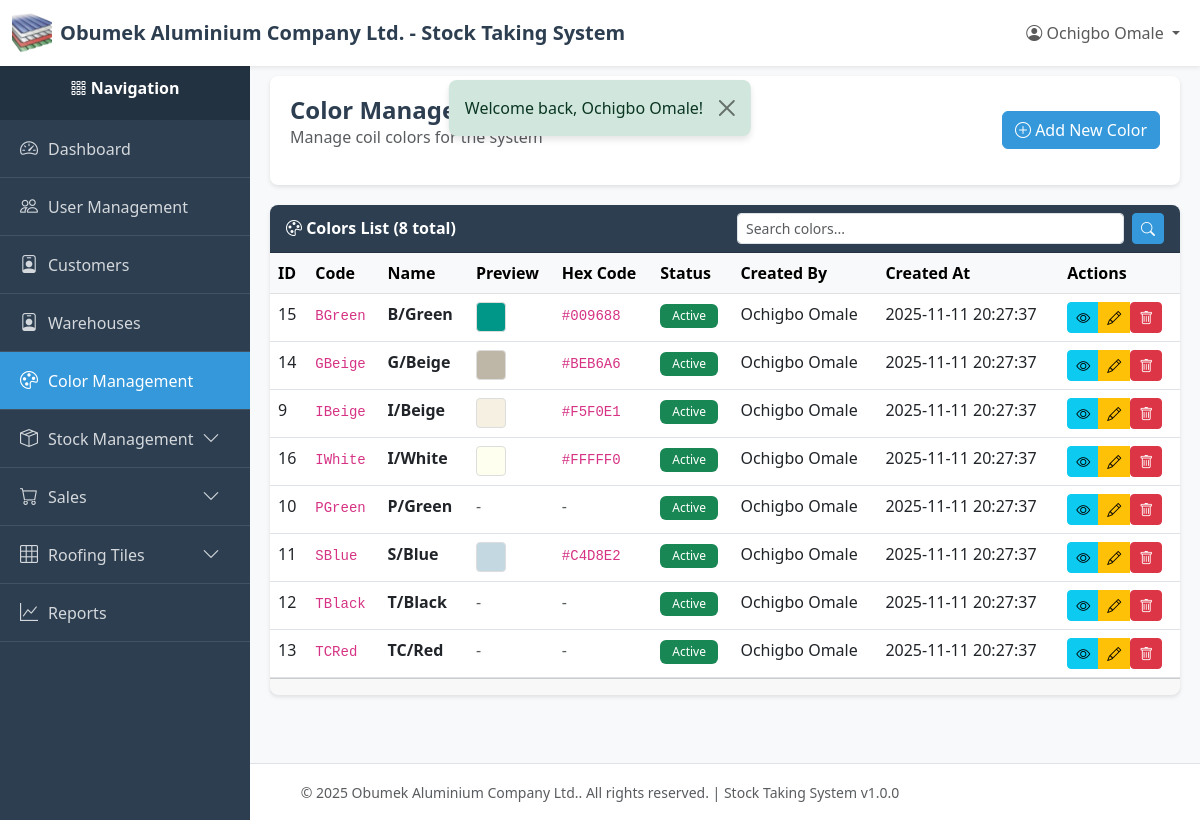
The page /index.php?page=colors (signed in) on the database as committed earlier.
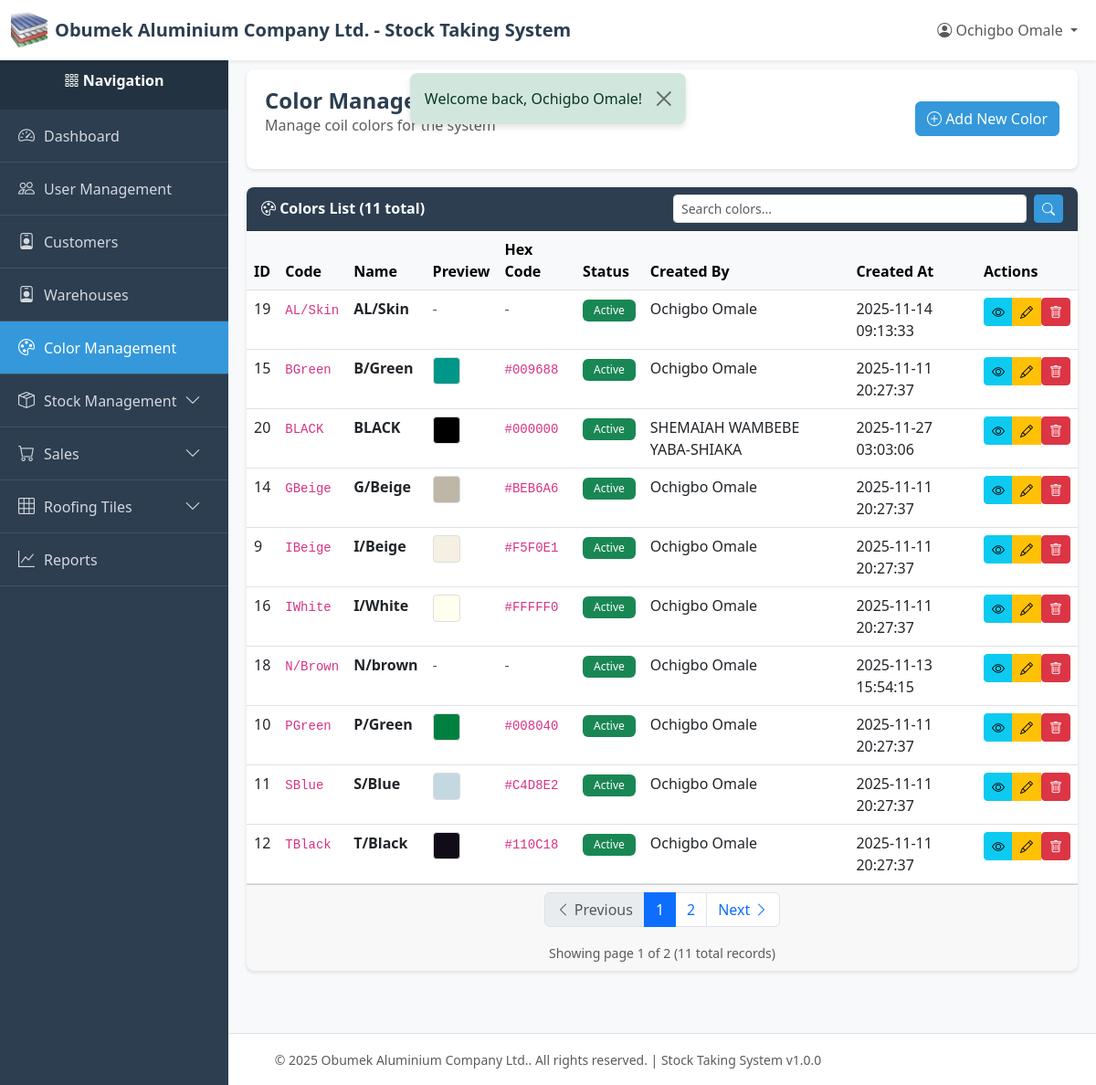
The same page on the database as committed later.
### tables this page shows
CREATE TABLE `colors` (
  `id` int(11) NOT NULL,
  `code` varchar(50) NOT NULL COMMENT 'Short code like IBeige, PGreen',
  `name` varchar(100) NOT NULL COMMENT 'Display name like I/Beige, P/Green',
  `hex_code` varchar(7) DEFAULT NULL COMMENT 'Optional hex color code for UI display',
  `is_active` tinyint(1) DEFAULT 1,
  `created_by` int(11) NOT NULL,
  `created_at` timestamp NOT NULL DEFAULT current_timestamp(),
  `updated_at` timestamp NULL DEFAULT NULL ON UPDATE current_timestamp(),
  `deleted_at` timestamp NULL DEFAULT NULL
);

CREATE TABLE `users` (
  `id` int(11) NOT NULL,
  `email` varchar(255) NOT NULL,
  `password` varchar(255) NOT NULL,
  `name` varchar(255) NOT NULL,
  `role` varchar(50) NOT NULL DEFAULT 'viewer',
  `created_at` timestamp NOT NULL DEFAULT current_timestamp(),
  `updated_at` timestamp NULL DEFAULT NULL ON UPDATE current_timestamp(),
  `deleted_at` timestamp NULL DEFAULT NULL
);

### index.php (called while the page is built, shortened)
<?php
require_once __DIR__ . '/utils/auth_middleware.php';
require_once __DIR__ . '/controllers/routes.php';

### utils/auth_middleware.php (called while the page is built, shortened)
<?php
function hasPermission($module, $action = ACTION_VIEW) {
    if (isset($_SESSION['user_role']) && $_SESSION['user_role'] === ROLE_SUPER_ADMIN) {
        return true;
    }
    $permissions = $_SESSION['permissions'];
    return in_array($action, $permissions[$module]);
}

### config/db.php (called while the page is built, shortened)
<?php
class Database {
    private static $instance = null;
    private $connection;
    private $host = 'localhost';
    private $db_name = 'obumuvcg_stockdb';
    private $username = 'root';
    private $password = '';
    private $charset = 'utf8mb4';
    private function __construct() {
        try {
            $dsn = "mysql:host={$this->host};dbname={$this->db_name};charset={$this->charset}";
            $options = [
                PDO::ATTR_ERRMODE            => PDO::ERRMODE_EXCEPTION,
                PDO::ATTR_DEFAULT_FETCH_MODE => PDO::FETCH_ASSOC,
                PDO::ATTR_EMULATE_PREPARES   => false,
            ];
            $this->connection = new PDO($dsn, $this->username, $this->password, $options);
        } catch (PDOException $e) {
            error_log("Database Connection Error: " . $e->getMessage());
            die("Database connection failed. Please contact the administrator.");
        }
    }
    public static function getInstance() {
        if (self::$instance === null) {
            self::$instance = new self();
        }
        return self::$instance;
    }
    public function getConnection() {
        return $this->connection;
    }
}

### models/color.php (called while the page is built, shortened)
<?php
require_once __DIR__ . '/../config/db.php';
class Color {
    private $db;
    private $table = 'colors';
    public function __construct() {
        $this->db = Database::getInstance()->getConnection();
    }
    public function getAll($limit = RECORDS_PER_PAGE, $offset = 0) {
        try {
            $sql = "SELECT c.*, u.name as created_by_name
                    FROM {$this->table} c
                    LEFT JOIN users u ON c.created_by = u.id
                    WHERE c.deleted_at IS NULL
                    ORDER BY c.name ASC
                    LIMIT ? OFFSET ?";
            $stmt = $this->db->prepare($sql);
            $stmt->execute([(int)$limit, (int)$offset]);
            return $stmt->fetchAll();
        } catch (PDOException $e) {
            error_log("Color fetch error: " . $e->getMessage());
            return [];
        }
    }
    public function count() {
        try {
            $sql = "SELECT COUNT(*) as total FROM {$this->table} WHERE deleted_at IS NULL";
            $stmt = $this->db->query($sql);
            $result = $stmt->fetch();
            return $result['total'] ?? 0;
        } catch (PDOException $e) {
            error_log("Color count error: " . $e->getMessage());
            return 0;
        }
    }
}

### utils/helpers.php (called while the page is built, shortened)
<?php
function formatDate($date, $format = 'Y-m-d H:i:s')
{
    $timestamp = strtotime($date);
    return $timestamp ? date($format, $timestamp) : $date;
}
function getPaginationData($total, $page = 1, $perPage = RECORDS_PER_PAGE)
{
    $totalPages = ceil($total / $perPage);
    $page = max(1, min($page, $totalPages));
    $offset = ($page - 1) * $perPage;
    return [
        'total' => $total,
        'per_page' => $perPage,
        'current_page' => $page,
        'total_pages' => $totalPages,
        'offset' => $offset,
        'has_previous' => $page > 1,
        'has_next' => $page < $totalPages,
    ];
}

### views/colors/index.php (the view, shortened to what the changed rows need)
<?php
require_once __DIR__ . '/../../config/db.php';
require_once __DIR__ . '/../../models/color.php';
require_once __DIR__ . '/../../utils/helpers.php';
$currentPage = isset($_GET['page_num']) ? (int)$_GET['page_num'] : 1;
$searchQuery = $_GET['search'] ?? '';
$colorModel = new Color();
if (!empty($searchQuery)) {
    $colors = $colorModel->search($searchQuery, RECORDS_PER_PAGE, ($currentPage - 1) * RECORDS_PER_PAGE);
    $totalColors = $colorModel->countSearch($searchQuery);
} else {
    $colors = $colorModel->getAll(RECORDS_PER_PAGE, ($currentPage - 1) * RECORDS_PER_PAGE);
    $totalColors = $colorModel->count();
}
$paginationData = getPaginationData($totalColors, $currentPage);
require_once __DIR__ . '/../../layout/header.php';
require_once __DIR__ . '/../../layout/sidebar.php';
?>
<div class="content-wrapper">
    <div class="page-header">
        <div class="d-flex justify-content-between align-items-center">
            <div>
                <h1 class="page-title">Color Management</h1>
                <p class="text-muted">Manage coil colors for the system</p>
            </div>
            <?php if (hasPermission(MODULE_COLOR_MANAGEMENT, ACTION_CREATE)): ?>
            <a href="/new-stock-system/index.php?page=colors_create" class="btn btn-primary">
                <i class="bi bi-plus-circle"></i> Add New Color
            </a>
            <?php endif; ?>
        </div>
    </div>
    <div class="card">
        <div class="card-header">
            <div class="row align-items-center">
                <div class="col-md-6">
                    <i class="bi bi-palette"></i> Colors List (<?= $totalColors ?> total<?= !empty($searchQuery) ? ' - filtered' : '' ?>)
                </div>
                <div class="col-md-6">
                    <form method="GET" action="/new-stock-system/index.php" class="d-flex">
                        <input type="text" name="search" class="form-control form-control-sm me-2"
                               placeholder="Search colors..." value="<?php echo htmlspecialchars($searchQuery); ?>">
                        <button type="submit" class="btn btn-sm btn-primary"><i class="bi bi-search"></i></button>
                    </form>
                </div>
            </div>
        </div>
        <div class="card-body p-0">
            <?php if (empty($colors)): ?>
            <div class="alert alert-info m-3">
                <i class="bi bi-info-circle"></i>
                <?php if (!empty($searchQuery)): ?>
                    No colors found matching "<?php echo htmlspecialchars($searchQuery); ?>".
                <?php else: ?>
                    No colors found.
                <?php endif; ?>
            </div>
            <?php else: ?>
            <div class="table-responsive">
                <table class="table table-hover mb-0">
                    <thead class="table-light">
                        <tr>
                            <th>ID</th>
                            <th>Code</th>
                            <th>Name</th>
                            <th>Preview</th>
                            <th>Hex Code</th>
                            <th>Status</th>
                            <th>Created By</th>
                            <th>Created At</th>
                            <th>Actions</th>
                        </tr>
                    </thead>
                    <tbody>
                        <?php foreach ($colors as $color): ?>
                        <tr>
                            <td><?php echo $color['id']; ?></td>
                            <td><code><?php echo htmlspecialchars($color['code']); ?></code></td>
                            <td><strong><?php echo htmlspecialchars($color['name']); ?></strong></td>
                            <td>
                                <?php if (!empty($color['hex_code'])): ?>
                                    <div style="width: 30px; height: 30px; background-color: <?php echo htmlspecialchars($color['hex_code']); ?>; border: 1px solid #ddd; border-radius: 4px;"></div>
                                <?php else: ?>
                                    <span class="text-muted">-</span>
                                <?php endif; ?>
                            </td>
                            <td>
                                <?php if (!empty($color['hex_code'])): ?>
                                    <code><?php echo htmlspecialchars($color['hex_code']); ?></code>
                                <?php else: ?>
                                    <span class="text-muted">-</span>
                                <?php endif; ?>
                            </td>
                            <td>
                                <?php if ($color['is_active']): ?>
                                    <span class="badge bg-success">Active</span>
                                <?php else: ?>
                                    <span class="badge bg-secondary">Inactive</span>
                                <?php endif; ?>
                            </td>
                            <td><?php echo htmlspecialchars($color['created_by_name'] ?? '-'); ?></td>
                            <td><?php echo formatDate($color['created_at']); ?></td>
                            <td>
                                <?php
                                $id = $color['id'];
                                $canView = hasPermission(MODULE_COLOR_MANAGEMENT, ACTION_VIEW);
                                $canEdit = hasPermission(MODULE_COLOR_MANAGEMENT, ACTION_EDIT);
                                $canDelete = hasPermission(MODULE_COLOR_MANAGEMENT, ACTION_DELETE);
                                include __DIR__ . '/../../layout/quick_action_buttons.php';
                                ?>
                            </td>
                        </tr>
                        <?php endforeach; ?>
                    </tbody>
                </table>
            </div>
            <?php endif; ?>
        </div>
        <?php if (!empty($colors)): ?>
        <div class="card-footer">
            <?php $queryParams = $_GET; include __DIR__ . '/../../layout/pagination.php'; ?>
        </div>
        <?php endif; ?>
    </div>
</div>
<?php require_once __DIR__ . '/../../layout/footer.php'; ?>

### layout/quick_action_buttons.php (shortened to what the changed rows need)
<?php
$id = $id ?? 0;
$module = $module ?? '';
$canView = $canView ?? true;
$canEdit = $canEdit ?? true;
$canDelete = $canDelete ?? true;
?>
<div class="btn-group btn-group-sm" role="group">
    <?php if ($canView): ?>
    <a href="/new-stock-system/index.php?page=<?php echo $module; ?>_view&id=<?php echo $id; ?>"
       class="btn btn-info btn-sm"
       title="View Details">
        <i class="bi bi-eye"></i>
    </a>
    <?php endif; ?>
    <?php if ($canEdit): ?>
    <a href="/new-stock-system/index.php?page=<?php echo $module; ?>_edit&id=<?php echo $id; ?>"
       class="btn btn-warning btn-sm"
       title="Edit">
        <i class="bi bi-pencil"></i>
    </a>
    <?php endif; ?>
    <?php if ($canDelete): ?>
    <form method="POST"
          action="/new-stock-system/controllers/<?php echo $module; ?>/delete/index.php"
          style="display: inline;"
          onsubmit="return confirmDelete();">
        <button type="submit" class="btn btn-danger btn-sm" title="Delete">
            <i class="bi bi-trash"></i>
        </button>
    </form>
    <?php endif; ?>
</div>

### layout/pagination.php (shortened to what the changed rows need)
<?php
$paginationData = $paginationData ?? [];
$queryParams = $queryParams ?? [];
if (empty($paginationData) || $paginationData['total_pages'] <= 1) {
    return;
}
$currentPage = $paginationData['current_page'];
$totalPages = $paginationData['total_pages'];
$hasPrevious = $paginationData['has_previous'];
$hasNext = $paginationData['has_next'];
function buildPaginationUrl($pageNum, $params) {
    $params['page_num'] = $pageNum;
    return '/new-stock-system/index.php?' . http_build_query($params);
}
?>
<nav aria-label="Page navigation">
    <ul class="pagination justify-content-center">
        <li class="page-item <?php echo !$hasPrevious ? 'disabled' : ''; ?>">
            <a class="page-link" href="<?php echo $hasPrevious ? buildPaginationUrl($currentPage - 1, $queryParams) : '#'; ?>">
                <i class="bi bi-chevron-left"></i> Previous
            </a>
        </li>
        <?php
        $range = 2;
        $start = max(1, $currentPage - $range);
        $end = min($totalPages, $currentPage + $range);
            ?>
            <?php
        for ($i = $start; $i <= $end; $i++) {
            ?>
            <li class="page-item <?php echo $i === $currentPage ? 'active' : ''; ?>">
                <a class="page-link" href="<?php echo buildPaginationUrl($i, $queryParams); ?>"><?php echo $i; ?></a>
            </li>
            <?php
        }
            ?>
        <li class="page-item <?php echo !$hasNext ? 'disabled' : ''; ?>">
            <a class="page-link" href="<?php echo $hasNext ? buildPaginationUrl($currentPage + 1, $queryParams) : '#'; ?>">
                Next <i class="bi bi-chevron-right"></i>
            </a>
        </li>
    </ul>
    <div class="text-center text-muted mt-2">
        <small>
            Showing page <?php echo $currentPage; ?> of <?php echo $totalPages; ?>
            (<?php echo $paginationData['total']; ?> total records)
        </small>
    </div>
</nav>

Rows that differ between the two databases and show on the page:
no longer on this page (row unchanged): colors: id "13", code "TCRed", name "TC/Red", is_active "Active", created_by.name "Ochigbo Omale", created_at "2025-11-11 20:27:37"
added colors: id "19", code "AL/Skin", name "AL/Skin", is_active "Active", created_by.name "Ochigbo Omale", created_at "2025-11-14 09:13:33"
added colors: id "20", code "BLACK", name "BLACK", hex_code "#000000", is_active "Active", created_by.name "SHEMAIAH WAMBEBE YABA-SHIAKA", created_at "2025-11-27 03:03:06"
added colors: id "18", code "N/Brown", name "N/brown", is_active "Active", created_by.name "Ochigbo Omale", created_at "2025-11-13 15:54:15"
changed colors "P/Green": hex_code (not shown) → "#008040"; no longer shows "- -"
changed colors "T/Black": hex_code (not shown) → "#110C18"; no longer shows "- -"
Other text that changed with them:
$totalColors: "8" → "11"
$currentPage: (not shown) → "1"
$totalPages: (not shown) → "2"
$paginationData['total']: (not shown) → "11"
text now shown: "Previous Next Showing page of ( total records)"
new list line: "1"
new list line: "2"
